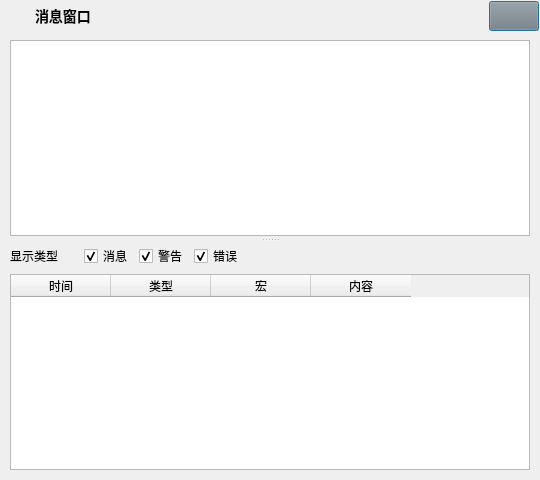
<?xml version="1.0" encoding="UTF-8"?>
<ui version="4.0">
 <class>MsgViewUiClass</class>
 <widget class="QDialog" name="MsgViewUiClass">
  <property name="geometry">
   <rect>
    <x>0</x>
    <y>0</y>
    <width>540</width>
    <height>480</height>
   </rect>
  </property>
  <property name="minimumSize">
   <size>
    <width>400</width>
    <height>200</height>
   </size>
  </property>
  <property name="windowTitle">
   <string>MsgView</string>
  </property>
  <property name="windowIcon">
   <iconset resource="../res/QuickInput.qrc">
    <normaloff>:/icon.png</normaloff>:/icon.png</iconset>
  </property>
  <layout class="QVBoxLayout" name="verticalLayout_4">
   <property name="spacing">
    <number>0</number>
   </property>
   <property name="leftMargin">
    <number>1</number>
   </property>
   <property name="topMargin">
    <number>1</number>
   </property>
   <property name="rightMargin">
    <number>1</number>
   </property>
   <property name="bottomMargin">
    <number>1</number>
   </property>
   <item>
    <widget class="QWidget" name="title_widget" native="true">
     <property name="minimumSize">
      <size>
       <width>0</width>
       <height>30</height>
      </size>
     </property>
     <property name="maximumSize">
      <size>
       <width>16777215</width>
       <height>30</height>
      </size>
     </property>
     <layout class="QHBoxLayout" name="horizontalLayout">
      <property name="spacing">
       <number>0</number>
      </property>
      <property name="leftMargin">
       <number>5</number>
      </property>
      <property name="topMargin">
       <number>0</number>
      </property>
      <property name="rightMargin">
       <number>0</number>
      </property>
      <property name="bottomMargin">
       <number>0</number>
      </property>
      <item>
       <widget class="QLabel" name="title_icon_label">
        <property name="sizePolicy">
         <sizepolicy hsizetype="Fixed" vsizetype="Fixed">
          <horstretch>0</horstretch>
          <verstretch>0</verstretch>
         </sizepolicy>
        </property>
        <property name="minimumSize">
         <size>
          <width>20</width>
          <height>20</height>
         </size>
        </property>
        <property name="mouseTracking">
         <bool>true</bool>
        </property>
        <property name="styleSheet">
         <string notr="true">background:none;border-image:url(:/icon.png);</string>
        </property>
        <property name="text">
         <string/>
        </property>
       </widget>
      </item>
      <item>
       <widget class="QLabel" name="title_label">
        <property name="sizePolicy">
         <sizepolicy hsizetype="Preferred" vsizetype="Fixed">
          <horstretch>0</horstretch>
          <verstretch>0</verstretch>
         </sizepolicy>
        </property>
        <property name="maximumSize">
         <size>
          <width>16777215</width>
          <height>20</height>
         </size>
        </property>
        <property name="font">
         <font>
          <family>Microsoft YaHei</family>
          <pointsize>-1</pointsize>
          <fontweight>Medium</fontweight>
         </font>
        </property>
        <property name="mouseTracking">
         <bool>true</bool>
        </property>
        <property name="styleSheet">
         <string notr="true">font-family:&quot;Microsoft YaHei&quot;;font-size:14px;font-weight:500;margin-left:5px</string>
        </property>
        <property name="text">
         <string>消息窗口</string>
        </property>
       </widget>
      </item>
      <item>
       <spacer name="title_spacer">
        <property name="orientation">
         <enum>Qt::Orientation::Horizontal</enum>
        </property>
        <property name="sizeHint" stdset="0">
         <size>
          <width>0</width>
          <height>0</height>
         </size>
        </property>
       </spacer>
      </item>
      <item>
       <widget class="QPushButton" name="title_close_button">
        <property name="sizePolicy">
         <sizepolicy hsizetype="Fixed" vsizetype="Fixed">
          <horstretch>20</horstretch>
          <verstretch>20</verstretch>
         </sizepolicy>
        </property>
        <property name="minimumSize">
         <size>
          <width>50</width>
          <height>30</height>
         </size>
        </property>
        <property name="maximumSize">
         <size>
          <width>50</width>
          <height>30</height>
         </size>
        </property>
        <property name="focusPolicy">
         <enum>Qt::FocusPolicy::ClickFocus</enum>
        </property>
        <property name="toolTip">
         <string>关闭</string>
        </property>
        <property name="styleSheet">
         <string notr="true">QPushButton{background-color:rgba(128,128,128,0.1);image:url(:/close.png);font-size:12px}QPushButton:hover{background-color:rgba(255,0,0,0.3)}</string>
        </property>
        <property name="text">
         <string/>
        </property>
       </widget>
      </item>
     </layout>
    </widget>
   </item>
   <item>
    <widget class="QWidget" name="content_widget" native="true">
     <property name="styleSheet">
      <string notr="true"/>
     </property>
     <layout class="QVBoxLayout" name="verticalLayout">
      <item>
       <widget class="QSplitter" name="splitter">
        <property name="orientation">
         <enum>Qt::Orientation::Vertical</enum>
        </property>
        <property name="handleWidth">
         <number>8</number>
        </property>
        <widget class="QPlainTextEdit" name="text">
         <property name="readOnly">
          <bool>true</bool>
         </property>
        </widget>
        <widget class="QWidget" name="line_widget" native="true">
         <layout class="QVBoxLayout" name="verticalLayout_2">
          <property name="leftMargin">
           <number>0</number>
          </property>
          <property name="rightMargin">
           <number>0</number>
          </property>
          <property name="bottomMargin">
           <number>0</number>
          </property>
          <item>
           <layout class="QHBoxLayout" name="filter_layout">
            <item>
             <widget class="QLabel" name="filter_label">
              <property name="text">
               <string>显示类型</string>
              </property>
             </widget>
            </item>
            <item>
             <spacer name="filter_left_spacer">
              <property name="orientation">
               <enum>Qt::Orientation::Horizontal</enum>
              </property>
              <property name="sizeType">
               <enum>QSizePolicy::Policy::Fixed</enum>
              </property>
              <property name="sizeHint" stdset="0">
               <size>
                <width>20</width>
                <height>20</height>
               </size>
              </property>
             </spacer>
            </item>
            <item>
             <widget class="QCheckBox" name="filter_msg_check">
              <property name="text">
               <string>消息</string>
              </property>
              <property name="checked">
               <bool>true</bool>
              </property>
             </widget>
            </item>
            <item>
             <widget class="QCheckBox" name="filter_war_check">
              <property name="text">
               <string>警告</string>
              </property>
              <property name="checked">
               <bool>true</bool>
              </property>
             </widget>
            </item>
            <item>
             <widget class="QCheckBox" name="filter_err_check">
              <property name="text">
               <string>错误</string>
              </property>
              <property name="checked">
               <bool>true</bool>
              </property>
             </widget>
            </item>
            <item>
             <spacer name="filter_right_spacer">
              <property name="orientation">
               <enum>Qt::Orientation::Horizontal</enum>
              </property>
              <property name="sizeHint" stdset="0">
               <size>
                <width>40</width>
                <height>20</height>
               </size>
              </property>
             </spacer>
            </item>
           </layout>
          </item>
          <item>
           <widget class="QTableWidget" name="line">
            <property name="editTriggers">
             <set>QAbstractItemView::EditTrigger::NoEditTriggers</set>
            </property>
            <property name="selectionMode">
             <enum>QAbstractItemView::SelectionMode::NoSelection</enum>
            </property>
            <property name="selectionBehavior">
             <enum>QAbstractItemView::SelectionBehavior::SelectRows</enum>
            </property>
            <property name="gridStyle">
             <enum>Qt::PenStyle::NoPen</enum>
            </property>
            <column>
             <property name="text">
              <string>时间</string>
             </property>
            </column>
            <column>
             <property name="text">
              <string>类型</string>
             </property>
            </column>
            <column>
             <property name="text">
              <string>宏</string>
             </property>
            </column>
            <column>
             <property name="text">
              <string>内容</string>
             </property>
            </column>
           </widget>
          </item>
         </layout>
        </widget>
       </widget>
      </item>
     </layout>
    </widget>
   </item>
  </layout>
 </widget>
 <resources>
  <include location="../res/QuickInput.qrc"/>
 </resources>
 <connections/>
</ui>
